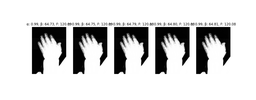
#> input picture archivos_Gerardo/mano.png, 256 x 100 px, shrunk from 1283 x 500 before the run
$ python algoritmo_entropia.py
#> lines starting #> are read from the running program, lines starting #| are printed output that depends on the picture; long printed decimals are rounded
import numpy as np
import cv2
import matplotlib.pyplot as plt
import pandas as pd
from tkinter import filedialog, Tk
from scipy.stats import entropy

# Función sigmoide para mejorar el contraste
def sigmoid_contrast(image, alpha, beta):
    image = image.astype(np.float32)
    return 255 / (1 + np.exp(-alpha * (image - beta)))

# Función para calcular la entropía de una imagen
def image_entropy(image):
    hist, _ = np.histogram(image.flatten(), bins=256, range=(0, 256), density=True)
    return entropy(hist + 1e-10)  # Pequeño valor para evitar log(0)

# Función de evaluación (fitness) basada en entropía
def fitness_function(params, image):
    alpha, beta = params
    enhanced_image = sigmoid_contrast(image, alpha, beta)
    return -image_entropy(enhanced_image)  # Minimizar el negativo de la entropía para maximizarla

# Algoritmo bioinspirado para optimizar el contraste
def optimize_contrast(image):
    Np = 20  # Tamaño de la población
    Nvar = 2  # Número de variables (alpha, beta)
    Generations = 50  # Número de generaciones
    Pc = 0.9  # Probabilidad de cruce
    Pm = 0.1  # Probabilidad de mutación
    Nc = 2  # Parámetro de cruce
    Nm = 2  # Parámetro de mutación
    lb = np.array([0.01, 0])  # Límites inferiores de alpha y beta
    ub = np.array([1, 255])  # Límites superiores de alpha y beta

    # Inicialización de la población
    population = np.random.uniform(lb, ub, (Np, Nvar))
    for gen in range(Generations):
        fitness = np.array([fitness_function(ind, image) for ind in population])
        sorted_indices = np.argsort(fitness)
        parents = population[sorted_indices[:Np]]
        offspring = np.zeros((Np, Nvar))

        for i in range(0, Np - 1, 2):
            if np.random.rand() <= Pc:
                U = np.random.rand()
                for j in range(Nvar):
                    P1, P2 = parents[i, j], parents[i + 1, j]
                    beta_c = (U ** (1 / (Nc + 1))) if U <= 0.5 else (1 / (2 - U * 2)) ** (1 / (Nc + 1))
                    offspring[i, j] = 0.5 * ((P1 + P2) - beta_c * abs(P2 - P1))
                    offspring[i + 1, j] = 0.5 * ((P1 + P2) + beta_c * abs(P2 - P1))
            else:
                offspring[i, :], offspring[i + 1, :] = parents[i, :], parents[i + 1, :]

        for i in range(Np):
            for j in range(Nvar):
                if np.random.rand() <= Pm:
                    delta_q = np.random.uniform(-0.1, 0.1)
                    offspring[i, j] += delta_q * (ub[j] - lb[j])
                    offspring[i, j] = np.clip(offspring[i, j], lb[j], ub[j])

        all_individuals = np.vstack((population, offspring))
        all_fitness = np.array([fitness_function(ind, image) for ind in all_individuals])
        best_indices = np.argsort(all_fitness)[:Np]
        population = all_individuals[best_indices]

    # Selección de los 5 mejores parámetros
    best_params = population[:5]
    best_fitness = np.array([fitness_function(ind, image) for ind in best_params])

    return best_params, best_fitness

# Simulación de 5 ejecuciones
Tk().withdraw()
file_path = filedialog.askopenfilename(filetypes=[("Image files", "*.bmp;*.png;*.jpg;*.jpeg")])
#> the answer given: mano.png
if not file_path:
    print("No se seleccionó ninguna imagen.")
    exit()

image = cv2.imread(file_path, cv2.IMREAD_GRAYSCALE)
#> image is the input picture: shape (100, 256); min 0, max 255, mean 208.7
all_results = []

for run in range(5):
    print(f"\nEjecución {run + 1}")
    best_params, best_fitness = optimize_contrast(image)

    for i, (params, fitness) in enumerate(zip(best_params, best_fitness)):
        all_results.append([run + 1, i + 1, params[0], params[1], -fitness])  # Guardar fitness positivo
#> this loop made 5 passes
#> pass 1, in fitness_function, `enhanced_image = sigmoid_contrast(image, alpha, beta)`:
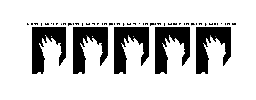
#> enhanced_image: shape (100, 256) float32; min 0, max 255, mean 204.7

# Crear DataFrame con resultados
df = pd.DataFrame(all_results, columns=["Ejecución", "Rank", "Alpha", "Beta", "Fitness"])

# Mostrar tabla de estadísticas
stats = df.groupby("Ejecución")["Fitness"].agg(["max", "min", "mean", "std"]).reset_index()
print("\nEstadísticas de Fitness por ejecución:")
print(stats)
#|    Ejecución       max       min      mean  std
#| 0          1  1.826  1.826  1.826  0.0
#| 1          2  1.766  1.766  1.766  0.0
#| 2          3  1.782  1.782  1.782  0.0
#| 3          4  1.831  1.831  1.831  0.0
#| 4          5  1.822  1.822  1.822  0.0

# Visualización de las 5 mejores imágenes de la última ejecución
fig, axes = plt.subplots(1, 5, figsize=(15, 5))
for i, (alpha, beta) in enumerate(best_params):
    enhanced_image = sigmoid_contrast(image, alpha, beta)
    enhanced_image = np.clip(enhanced_image, 0, 255).astype(np.uint8)
    axes[i].imshow(enhanced_image, cmap='gray')
    axes[i].set_title(f"α: {alpha:.2f}, β: {beta:.2f}, F: {-best_fitness[i]:.2f}")
    axes[i].axis('off')
#> this loop made 5 passes
#> pass 1, `enhanced_image = sigmoid_contrast(image, alpha, beta)`:
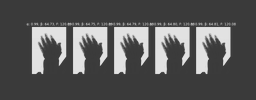
#> enhanced_image: shape (100, 256) float32; min 58.93, max 227.2, mean 90.2

plt.show()
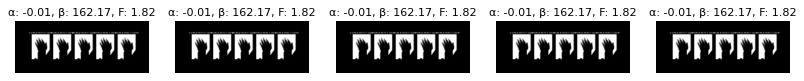
#> figure drawn by matplotlib, 5 panels
